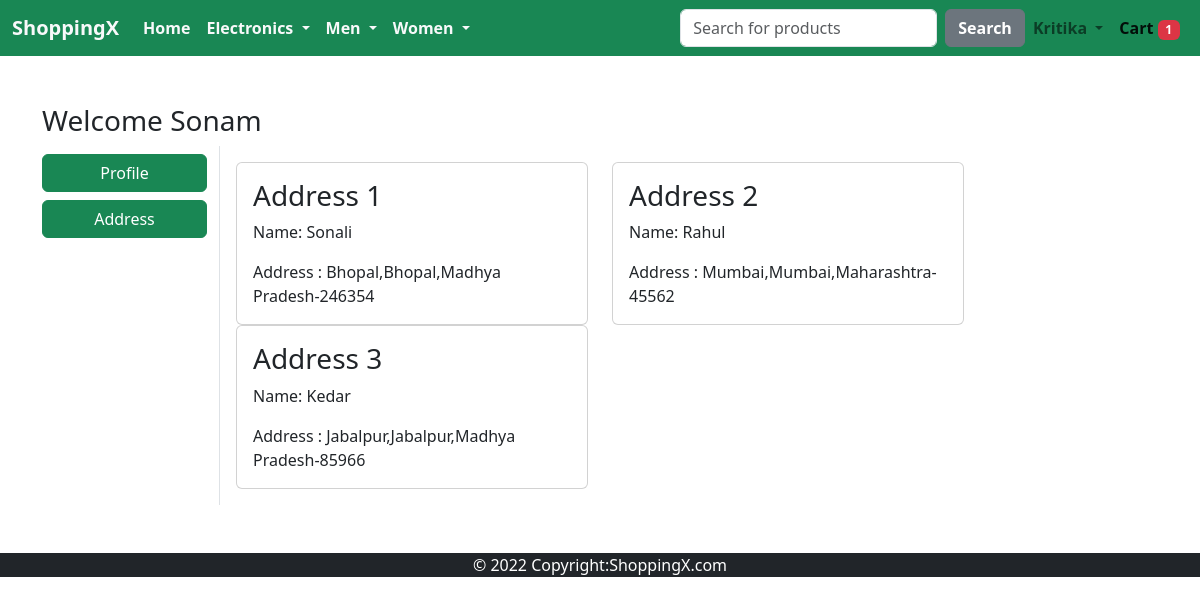
The page /address/ (signed in) on the database its author committed.
### app/models.py (models this page shows, shortened)
class Customer(models.Model):
    user = models.ForeignKey(User, on_delete=models.CASCADE)
    name = models.CharField(max_length=100)
    locality = models.CharField(max_length=100)
    city = models.CharField(max_length=100)
    zipcode = models.IntegerField()
    state = models.CharField(choices=STATE_CHOICE, max_length=50)

### app/views.py (the view)
# urls.py: path('address/', views.AddressView.as_view(), name='address'),
@method_decorator(login_required, name='dispatch')
class AddressView(View):
    def get(self,request):
        address = Customer.objects.filter(user=request.user)
        return render(request,"app/address.html",{'address':address})

### app/templatetags/custom_filter.py (called while the page is built)
@register.filter(name = "cartproduct_count")
def currency(user):
    product_count = Cart.objects.filter(user = user).count()
    print(product_count)
    return product_count

### app/templates/app/address.html (shortened to what this page needs)
{% extends 'app/base.html'%}
{% block main %}
<div class="container my-5">
  <div class="row">
    <h3>Welcome Sonam</h3>
    <div class="col-sm-2 border-end">
    <ul class="list-unstyled">
    <li class="d-grid"><a href="{% url 'profile' %}" class="btn btn-success mt-2">Profile</a></li>
    <li class="d-grid"><a href="{% url 'address' %}" class="btn btn-success mt-2">Address</a></li>
    </ul>
    </div>
    <div class="col-sm-8 p-3">
      <div class="row">
        {% for add in address %}
        <div class="col-sm-6">
          <div class="card">
            <div class="card-body">
              <h3 class="card-title">Address {{forloop.counter}}</h3>
              <p class="card-text">Name: {{add.name}}</p>
              <p class="card-text">Address : {{add.locality}},{{add.city}},{{add.state}}-{{add.zipcode}}</p>
            </div>
          </div>
        </div>
        {% endfor %}
      </div>
    </div>
  </div>
</div>
{% endblock main%}

### app/templates/app/base.html (shortened to what this page needs)
{% load static %}
{% load custom_filter %}
<!doctype html>
<html lang="en">
  <head>
    <link href="https://cdn.jsdelivr.net/npm/bootstrap@5.0.2/dist/css/bootstrap.min.css" rel="stylesheet">
    <link rel="stylesheet" href="https://cdnjs.cloudflare.com/ajax/libs/OwlCarousel2/2.3.4/assets/owl.carousel.min.css"
 />
    <link rel="stylesheet" href="https://cdnjs.cloudflare.com/ajax/libs/OwlCarousel2/2.3.4/assets/owl.theme.default.min.css"
 />
    <link href="css/bootstrap.css" rel="stylesheet">
    <link rel="stylesheet" href="{% static 'app/css/style.css'%}">
  </head>
  <body>
    <nav class="navbar navbar-expand-lg navbar-light bg-success">
      <div class="container-fluid">
        <a class="navbar-brand fw-bold text-light" href="/">ShoppingX</a>
        <div class="collapse navbar-collapse" id="navbarSupportedContent">
          <ul class="navbar-nav me-auto mb-2 mb-lg-0">
            <li class="nav-item">
              <a class="nav-link active fw-bold text-light" aria-current="page" href="/">Home</a>
            </li>
            <li class="nav-item dropdown">
              <a class="nav-link dropdown-toggle fw-bold text-light" href="#" id="navbarDropdown" role="button" data-bs-toggle="dropdown" aria-expanded="false">
                Electronics
              </a>
            </li>
            <li class="nav-item dropdown">
              <a class="nav-link dropdown-toggle fw-bold text-light" href="#" id="navbarDropdown" role="button" data-bs-toggle="dropdown" aria-expanded="false">
                Men
              </a>
            </li>
            <li class="nav-item dropdown">
              <a class="nav-link dropdown-toggle fw-bold text-light" href="#" id="navbarDropdown" role="button" data-bs-toggle="dropdown" aria-expanded="false">
                Women
              </a>
            </li>
          </ul>
          <form action="{% url 'search' %}" method="get" class="d-flex">
            <input class="form-control me-2" type="search" placeholder="Search for products" aria-label="Search" name="search">
            <button class="btn btn-secondary fw-bold" type="submit">Search</button>
          </form>
          <div>
            <ul class="navbar-nav me-auto mb-2 mb-lg-0">
              {% if request.user.is_authenticated %}
                <li class="nav-item dropdown">
                  <a class="nav-link dropdown-toggle fw-bold" href="#" id="navbarDropdown" role="button" data-bs-toggle="dropdown" aria-expanded="false">
                    {{request.user|capfirst}}
                  </a>
                </li>
                <li class="nav-item">
                  <a class="nav-link active fw-bold" aria-current="page" href="{% url 'show-cart'%}">Cart <span class="badge bg-danger">{{request.user|cartproduct_count}}</span></a>
                </li>
              {% endif %}
            </ul>
          </div>
        </div>
      </div>
    </nav>
    {% block main %} {% endblock%}
    <footer class=" container-fluid bg-secondary text-white bg-dark text-center text-lg-start">
      <div class="text-center mt-4" > © 2022 Copyright:ShoppingX.com
      </div>
    </footer>
  </body>
</html>

### app/static/app/css/style.css (style rules this page uses)
a { text-decoration: none; }

### rows shown on the page
Customer: name "Sonali", locality "Bhopal", city "Bhopal", state "Madhya Pradesh", zipcode "246354"
Customer: name "Rahul", locality "Mumbai", city "Mumbai", state "Maharashtra", zipcode "45562"
Customer: name "Kedar", locality "Jabalpur", city "Jabalpur", state "Madhya Pradesh", zipcode "85966"

### other values the page prints
{{ request.user|capfirst }} "Kritika"
{{ request.user|cartproduct_count }} "1"
